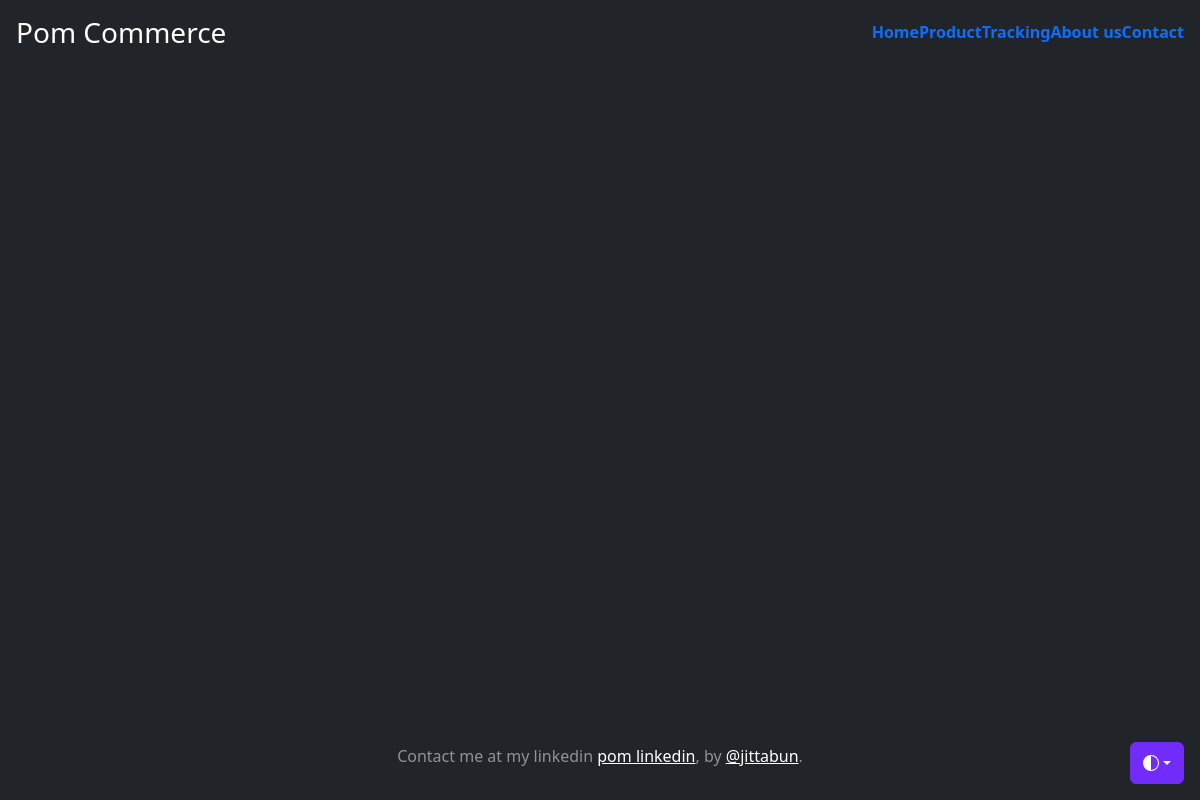
Before: /tracking with the older database file.
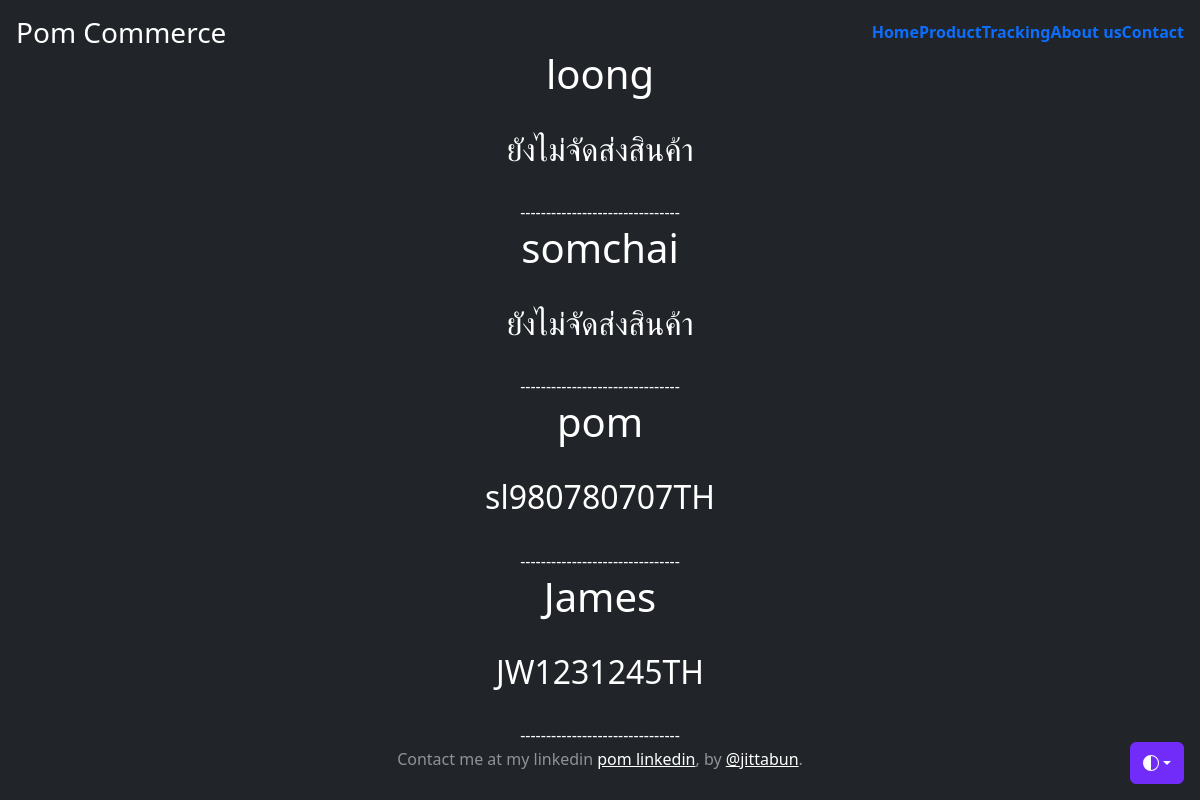
After: the same page with the newer database file.
### myapp/models.py (models this page shows, shortened)
class Tracking(models.Model):
    name = models.CharField(max_length = 100)
    tel = models.CharField(max_length = 100)
    tracking = models.CharField(max_length = 100,null = True, blank = True)
    other = models.TextField(null = True, blank = True)

### myapp/views.py (the view)
# urls.py: path('tracking', TrackingPage, name='tracking'),
def TrackingPage(request):
    tracks = Tracking.objects.all()
    context = {'tracks':tracks}
    return render(request,'myapp/tracking.html',context)

### myapp/templates/myapp/tracking.html (shortened to what this page needs)
{% extends 'myapp/base.html' %}
{% block content %}
{% for t in tracks %}
    {% if t.tracking %}
        <h1>{{t.name}}</h1><br>
        <h2>{{t.tracking}}</h2><br>
    {% else %}
        <h1>{{t.name}}</h1><br>
        <h2>ยังไม่จัดส่งสินค้า</h2><br>
    {% endif %}
    -------------------------------
{% endfor %}
{% endblock content %}

### myapp/templates/myapp/base.html (shortened to what this page needs)
<!doctype html>
<html lang="en" class="h-100" data-bs-theme="auto">
  <head><script src="https://getbootstrap.com/docs/5.3/assets/js/color-modes.js"></script>
    <link rel="stylesheet" href="https://cdn.jsdelivr.net/npm/@docsearch/css@3">
<link href="https://getbootstrap.com/docs/5.3/dist/css/bootstrap.min.css" rel="stylesheet">
    <link href="https://getbootstrap.com/docs/5.3/examples/cover/cover.css" rel="stylesheet">
  </head>
  <body class="d-flex h-100 text-center text-bg-dark">
    <div class="dropdown position-fixed bottom-0 end-0 mb-3 me-3 bd-mode-toggle">
      <button class="btn btn-bd-primary py-2 dropdown-toggle d-flex align-items-center"
              id="bd-theme"
              type="button"
              aria-expanded="false"
              data-bs-toggle="dropdown"
              aria-label="Toggle theme (auto)">
        <svg class="bi my-1 theme-icon-active" width="1em" height="1em"><use href="#circle-half"></use></svg>
      </button>
    </div>
<div class="cover-container d-flex w-100 h-100 p-3 mx-auto flex-column">
  <header class="mb-auto">
    <div>
      <h3 class="float-md-start mb-0">Pom Commerce</h3>
      <nav class="nav nav-masthead justify-content-center float-md-end">
        {% block menubar %}
        <a class="nav-link fw-bold py-1 px-0" aria-current="page" href="{% url 'home' %}">Home</a>
        <a class="nav-link fw-bold py-1 px-0" aria-current="page" href="">Product</a>
        <a class="nav-link fw-bold py-1 px-0" href="{% url 'tracking' %}">Tracking</a>
        <a class="nav-link fw-bold py-1 px-0" href="{% url 'about-us' %}">About us</a>
        <a class="nav-link fw-bold py-1 px-0" href="{% url 'contact' %}">Contact</a>
        {% endblock menubar %}
      </nav>
    </div>
  </header>
  <main class="px-3">
    {% block content %}{% endblock content %}
  </main>
  <footer class="mt-auto text-white-50">
    <p>Contact me at my linkedin <a href="https://www.linkedin.com/in/jittabun-chantamul-3681141a3/" class="text-white">pom linkedin</a>, by <a href="https://www.linkedin.com/in/jittabun-chantamul-3681141a3/" class="text-white">@jittabun</a>.</p>
  </footer>
</div>
    </body>
</html>

### myapp/templates/myapp/base.html (style rules this page uses)
.bi { vertical-align: -.125em; fill: currentColor; }
.btn-bd-primary { --bd-violet-bg: #712cf9; --bd-violet-rgb: 112.520718, 44.062154, 249.437846; --bs-btn-font-weight: 600; --bs-btn-color: var(--bs-white); --bs-btn-bg: var(--bd-violet-bg); --bs-btn-border-color: var(--bd-violet-bg); --bs-btn-hover-color: var(--bs-white); --bs-btn-hover-bg: #6528e0; --bs-btn-hover-border-color: #6528e0; --bs-btn-focus-shadow-rgb: var(--bd-violet-rgb); --bs-btn-active-color: var(--bs-btn-hover-color); --bs-btn-active-bg: #5a23c8; --bs-btn-active-border-color: #5a23c8; }
.bd-mode-toggle { z-index: 1500; }

Changed rows visible on the page:
added Tracking: name "loong"
added Tracking: name "somchai"
added Tracking: name "pom", tracking "sl980780707TH"
added Tracking: name "James", tracking "JW1231245TH"
